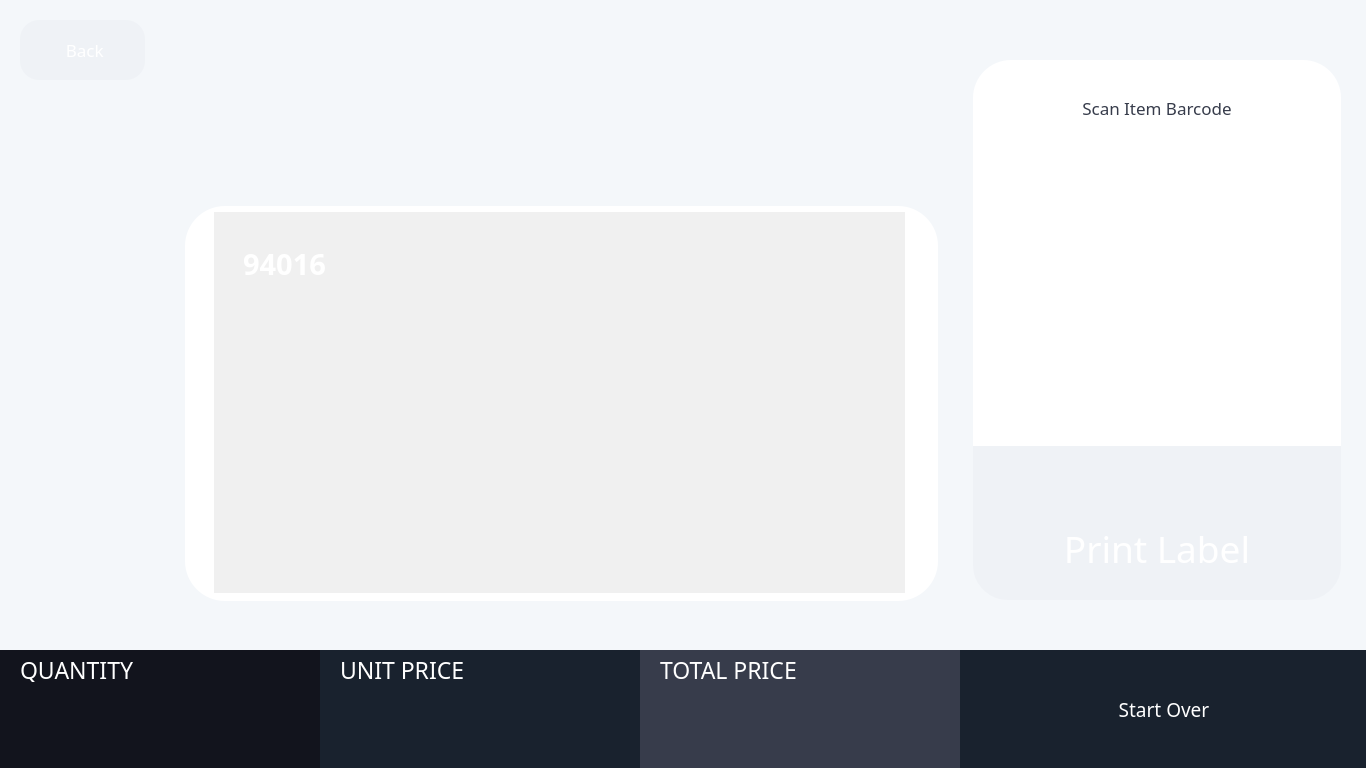
<?xml version="1.0" encoding="UTF-8"?>
<ui version="4.0">
 <class>selfserveByCountG2</class>
 <widget class="QWidget" name="selfserveByCountG2">
  <property name="geometry">
   <rect>
    <x>0</x>
    <y>0</y>
    <width>1366</width>
    <height>768</height>
   </rect>
  </property>
  <property name="sizePolicy">
   <sizepolicy hsizetype="Expanding" vsizetype="Expanding">
    <horstretch>0</horstretch>
    <verstretch>0</verstretch>
   </sizepolicy>
  </property>
  <property name="windowTitle">
   <string>Form</string>
  </property>
  <property name="styleSheet">
   <string notr="true">QWidget#selfserveByCountG2
{
    background-color: rgb(244,247,250);
}</string>
  </property>
  <widget class="QWidget" name="screenContainer" native="true">
   <property name="geometry">
    <rect>
     <x>0</x>
     <y>0</y>
     <width>1366</width>
     <height>768</height>
    </rect>
   </property>
   <property name="minimumSize">
    <size>
     <width>1366</width>
     <height>768</height>
    </size>
   </property>
   <property name="maximumSize">
    <size>
     <width>1366</width>
     <height>768</height>
    </size>
   </property>
   <property name="styleSheet">
    <string notr="true">QWidget#screenContainer
{
    background-color: rgb(244,247,250);
}</string>
   </property>
   <widget class="QWidget" name="wgtPluData" native="true">
    <property name="geometry">
     <rect>
      <x>185</x>
      <y>206</y>
      <width>753</width>
      <height>395</height>
     </rect>
    </property>
    <property name="minimumSize">
     <size>
      <width>753</width>
      <height>395</height>
     </size>
    </property>
    <property name="maximumSize">
     <size>
      <width>753</width>
      <height>450</height>
     </size>
    </property>
    <property name="autoFillBackground">
     <bool>false</bool>
    </property>
    <property name="styleSheet">
     <string notr="true">QWidget#wgtPluData
{
    background-color: rgb(255,255,255);
    color: rgb(25,34,46);
    border-style: solid;
    border-radius: 40px;
}</string>
    </property>
    <widget class="selfServiceItemImage" name="expandedTextArea" native="true">
     <property name="geometry">
      <rect>
       <x>29</x>
       <y>6</y>
       <width>691</width>
       <height>381</height>
      </rect>
     </property>
     <property name="sizePolicy">
      <sizepolicy hsizetype="Expanding" vsizetype="Expanding">
       <horstretch>0</horstretch>
       <verstretch>0</verstretch>
      </sizepolicy>
     </property>
     <property name="palette">
      <palette>
       <active>
        <colorrole role="Base">
         <brush brushstyle="SolidPattern">
          <color alpha="255">
           <red>255</red>
           <green>255</green>
           <blue>255</blue>
          </color>
         </brush>
        </colorrole>
        <colorrole role="Window">
         <brush brushstyle="SolidPattern">
          <color alpha="255">
           <red>240</red>
           <green>240</green>
           <blue>240</blue>
          </color>
         </brush>
        </colorrole>
       </active>
       <inactive>
        <colorrole role="Base">
         <brush brushstyle="SolidPattern">
          <color alpha="255">
           <red>255</red>
           <green>255</green>
           <blue>255</blue>
          </color>
         </brush>
        </colorrole>
        <colorrole role="Window">
         <brush brushstyle="SolidPattern">
          <color alpha="255">
           <red>240</red>
           <green>240</green>
           <blue>240</blue>
          </color>
         </brush>
        </colorrole>
       </inactive>
       <disabled>
        <colorrole role="Base">
         <brush brushstyle="SolidPattern">
          <color alpha="255">
           <red>240</red>
           <green>240</green>
           <blue>240</blue>
          </color>
         </brush>
        </colorrole>
        <colorrole role="Window">
         <brush brushstyle="SolidPattern">
          <color alpha="255">
           <red>240</red>
           <green>240</green>
           <blue>240</blue>
          </color>
         </brush>
        </colorrole>
       </disabled>
      </palette>
     </property>
     <property name="autoFillBackground">
      <bool>true</bool>
     </property>
     <property name="styleSheet">
      <string notr="true">/*background-color:rgb(255,255,255); */</string>
     </property>
    </widget>
    <widget class="QLabel" name="lblPluNum">
     <property name="geometry">
      <rect>
       <x>28</x>
       <y>28</y>
       <width>143</width>
       <height>60</height>
      </rect>
     </property>
     <property name="minimumSize">
      <size>
       <width>143</width>
       <height>60</height>
      </size>
     </property>
     <property name="maximumSize">
      <size>
       <width>143</width>
       <height>60</height>
      </size>
     </property>
     <property name="font">
      <font>
       <family>Poppins</family>
       <pointsize>22</pointsize>
       <weight>75</weight>
       <bold>true</bold>
      </font>
     </property>
     <property name="styleSheet">
      <string notr="true">QLabel#lblPluNum
{
    /*background-color: rgb(183,186,190);*/
    background:url(:/images/screens/plu_num.png);
    color: rgb(255,255,255);
    border-style: solid;
    border-radius: 15px;
    border-width: 0px;
}</string>
     </property>
     <property name="text">
      <string notr="true">94016</string>
     </property>
     <property name="alignment">
      <set>Qt::AlignCenter</set>
     </property>
    </widget>
   </widget>
   <widget class="QLabel" name="lblDescription">
    <property name="geometry">
     <rect>
      <x>185</x>
      <y>20</y>
      <width>753</width>
      <height>156</height>
     </rect>
    </property>
    <property name="minimumSize">
     <size>
      <width>753</width>
      <height>156</height>
     </size>
    </property>
    <property name="maximumSize">
     <size>
      <width>753</width>
      <height>156</height>
     </size>
    </property>
    <property name="font">
     <font>
      <family>Poppins</family>
      <pointsize>38</pointsize>
      <weight>75</weight>
      <bold>true</bold>
      <kerning>true</kerning>
     </font>
    </property>
    <property name="styleSheet">
     <string notr="true">QWidget#selfserveByCountG2
{
    background-color: rgb(244,247,250);
}</string>
    </property>
    <property name="text">
     <string/>
    </property>
    <property name="textFormat">
     <enum>Qt::PlainText</enum>
    </property>
    <property name="alignment">
     <set>Qt::AlignLeading|Qt::AlignLeft|Qt::AlignTop</set>
    </property>
    <property name="wordWrap">
     <bool>true</bool>
    </property>
    <property name="margin">
     <number>0</number>
    </property>
   </widget>
   <widget class="QPushButton" name="butBack">
    <property name="geometry">
     <rect>
      <x>20</x>
      <y>20</y>
      <width>125</width>
      <height>60</height>
     </rect>
    </property>
    <property name="minimumSize">
     <size>
      <width>125</width>
      <height>60</height>
     </size>
    </property>
    <property name="maximumSize">
     <size>
      <width>125</width>
      <height>60</height>
     </size>
    </property>
    <property name="font">
     <font>
      <family>Poppins SemiBold</family>
      <pointsize>13</pointsize>
      <weight>50</weight>
      <bold>false</bold>
     </font>
    </property>
    <property name="styleSheet">
     <string notr="true">QPushButton#butBack
{
	background:url(:/images/screens/back-bttn.png);
    background-color: rgb(239,242,246);
    color: rgb(255,255,255);
    border-style: none;
    border-radius: 19px;
    border-width: 0px;
}</string>
    </property>
    <property name="text">
     <string> Back</string>
    </property>
   </widget>
   <widget class="QWidget" name="wgtMenuBar" native="true">
    <property name="geometry">
     <rect>
      <x>320</x>
      <y>650</y>
      <width>1046</width>
      <height>118</height>
     </rect>
    </property>
    <property name="sizePolicy">
     <sizepolicy hsizetype="Fixed" vsizetype="Fixed">
      <horstretch>0</horstretch>
      <verstretch>0</verstretch>
     </sizepolicy>
    </property>
    <property name="minimumSize">
     <size>
      <width>1046</width>
      <height>118</height>
     </size>
    </property>
    <property name="maximumSize">
     <size>
      <width>1046</width>
      <height>118</height>
     </size>
    </property>
    <property name="styleSheet">
     <string notr="true">background-color: rgb(25,34,46);</string>
    </property>
    <widget class="QPushButton" name="butStartOver">
     <property name="geometry">
      <rect>
       <x>662</x>
       <y>29</y>
       <width>364</width>
       <height>60</height>
      </rect>
     </property>
     <property name="minimumSize">
      <size>
       <width>364</width>
       <height>60</height>
      </size>
     </property>
     <property name="maximumSize">
      <size>
       <width>364</width>
       <height>60</height>
      </size>
     </property>
     <property name="font">
      <font>
       <family>Poppins SemiBold</family>
       <pointsize>14</pointsize>
      </font>
     </property>
     <property name="styleSheet">
      <string notr="true">QPushButton#butStartOver
{
	background:url(:/images/screens/dark_blue_large_blank.png);
    color: white;
    margin: 0 0 0 0;
    border-style: outset;
    border-radius: 0px;
    border-width: 0px;
}</string>
     </property>
     <property name="text">
      <string>Start Over</string>
     </property>
    </widget>
    <widget class="QWidget" name="wgtUnitPriceBox" native="true">
     <property name="geometry">
      <rect>
       <x>0</x>
       <y>0</y>
       <width>320</width>
       <height>118</height>
      </rect>
     </property>
     <property name="sizePolicy">
      <sizepolicy hsizetype="Fixed" vsizetype="Fixed">
       <horstretch>0</horstretch>
       <verstretch>0</verstretch>
      </sizepolicy>
     </property>
     <property name="minimumSize">
      <size>
       <width>320</width>
       <height>118</height>
      </size>
     </property>
     <property name="maximumSize">
      <size>
       <width>320</width>
       <height>118</height>
      </size>
     </property>
     <property name="styleSheet">
      <string notr="true">background-color: rgb(25,34,46);</string>
     </property>
     <widget class="QLabel" name="lblUnitPriceTitle">
      <property name="geometry">
       <rect>
        <x>20</x>
        <y>7</y>
        <width>211</width>
        <height>25</height>
       </rect>
      </property>
      <property name="font">
       <font>
        <family>Poppins Medium</family>
        <pointsize>17</pointsize>
       </font>
      </property>
      <property name="styleSheet">
       <string notr="true">color: white;</string>
      </property>
      <property name="text">
       <string>UNIT PRICE</string>
      </property>
      <property name="alignment">
       <set>Qt::AlignLeading|Qt::AlignLeft|Qt::AlignVCenter</set>
      </property>
     </widget>
     <widget class="QLabel" name="lblUnitPrice">
      <property name="geometry">
       <rect>
        <x>20</x>
        <y>36</y>
        <width>301</width>
        <height>61</height>
       </rect>
      </property>
      <property name="font">
       <font>
        <family>Poppins</family>
        <pointsize>43</pointsize>
        <weight>75</weight>
        <bold>true</bold>
        <kerning>true</kerning>
       </font>
      </property>
      <property name="styleSheet">
       <string notr="true">color: white;</string>
      </property>
      <property name="text">
       <string notr="true"/>
      </property>
      <property name="textFormat">
       <enum>Qt::AutoText</enum>
      </property>
      <property name="alignment">
       <set>Qt::AlignLeading|Qt::AlignLeft|Qt::AlignVCenter</set>
      </property>
     </widget>
    </widget>
    <widget class="QWidget" name="wgtTotalPriceBox" native="true">
     <property name="geometry">
      <rect>
       <x>320</x>
       <y>0</y>
       <width>320</width>
       <height>118</height>
      </rect>
     </property>
     <property name="sizePolicy">
      <sizepolicy hsizetype="Fixed" vsizetype="Fixed">
       <horstretch>0</horstretch>
       <verstretch>0</verstretch>
      </sizepolicy>
     </property>
     <property name="minimumSize">
      <size>
       <width>320</width>
       <height>118</height>
      </size>
     </property>
     <property name="maximumSize">
      <size>
       <width>320</width>
       <height>118</height>
      </size>
     </property>
     <property name="styleSheet">
      <string notr="true">background-color: rgb(55,60,75);</string>
     </property>
     <widget class="QLabel" name="lblTotalPriceTitle">
      <property name="geometry">
       <rect>
        <x>20</x>
        <y>7</y>
        <width>211</width>
        <height>25</height>
       </rect>
      </property>
      <property name="font">
       <font>
        <family>Poppins Medium</family>
        <pointsize>17</pointsize>
       </font>
      </property>
      <property name="styleSheet">
       <string notr="true">color: white;</string>
      </property>
      <property name="text">
       <string>TOTAL PRICE</string>
      </property>
      <property name="alignment">
       <set>Qt::AlignLeading|Qt::AlignLeft|Qt::AlignVCenter</set>
      </property>
     </widget>
     <widget class="QLabel" name="lblTotalPrice">
      <property name="geometry">
       <rect>
        <x>20</x>
        <y>36</y>
        <width>301</width>
        <height>61</height>
       </rect>
      </property>
      <property name="font">
       <font>
        <family>Poppins</family>
        <pointsize>43</pointsize>
        <weight>75</weight>
        <bold>true</bold>
        <kerning>true</kerning>
       </font>
      </property>
      <property name="styleSheet">
       <string notr="true">color: white;</string>
      </property>
      <property name="text">
       <string notr="true"/>
      </property>
      <property name="textFormat">
       <enum>Qt::AutoText</enum>
      </property>
      <property name="alignment">
       <set>Qt::AlignLeading|Qt::AlignLeft|Qt::AlignVCenter</set>
      </property>
     </widget>
    </widget>
   </widget>
   <widget class="QWidget" name="wgtQuantityBox" native="true">
    <property name="geometry">
     <rect>
      <x>0</x>
      <y>650</y>
      <width>320</width>
      <height>118</height>
     </rect>
    </property>
    <property name="sizePolicy">
     <sizepolicy hsizetype="Fixed" vsizetype="Fixed">
      <horstretch>0</horstretch>
      <verstretch>0</verstretch>
     </sizepolicy>
    </property>
    <property name="minimumSize">
     <size>
      <width>320</width>
      <height>118</height>
     </size>
    </property>
    <property name="maximumSize">
     <size>
      <width>320</width>
      <height>118</height>
     </size>
    </property>
    <property name="styleSheet">
     <string notr="true">background-color: rgb(18,20,29);</string>
    </property>
    <widget class="QLabel" name="lblQuantityTitle">
     <property name="geometry">
      <rect>
       <x>20</x>
       <y>7</y>
       <width>161</width>
       <height>25</height>
      </rect>
     </property>
     <property name="font">
      <font>
       <family>Poppins Medium</family>
       <pointsize>17</pointsize>
      </font>
     </property>
     <property name="styleSheet">
      <string notr="true">color: white;</string>
     </property>
     <property name="text">
      <string>QUANTITY</string>
     </property>
     <property name="alignment">
      <set>Qt::AlignLeading|Qt::AlignLeft|Qt::AlignVCenter</set>
     </property>
    </widget>
    <widget class="QLabel" name="lblByCount">
     <property name="geometry">
      <rect>
       <x>20</x>
       <y>36</y>
       <width>301</width>
       <height>61</height>
      </rect>
     </property>
     <property name="font">
      <font>
       <family>Poppins</family>
       <pointsize>43</pointsize>
       <weight>75</weight>
       <bold>true</bold>
       <kerning>true</kerning>
      </font>
     </property>
     <property name="styleSheet">
      <string notr="true">color: white;</string>
     </property>
     <property name="text">
      <string notr="true"/>
     </property>
     <property name="textFormat">
      <enum>Qt::AutoText</enum>
     </property>
     <property name="alignment">
      <set>Qt::AlignLeading|Qt::AlignLeft|Qt::AlignVCenter</set>
     </property>
    </widget>
   </widget>
   <widget class="QWidget" name="wgtScanAndPrint" native="true">
    <property name="geometry">
     <rect>
      <x>973</x>
      <y>60</y>
      <width>368</width>
      <height>540</height>
     </rect>
    </property>
    <property name="minimumSize">
     <size>
      <width>368</width>
      <height>540</height>
     </size>
    </property>
    <property name="maximumSize">
     <size>
      <width>368</width>
      <height>540</height>
     </size>
    </property>
    <property name="autoFillBackground">
     <bool>false</bool>
    </property>
    <property name="styleSheet">
     <string notr="true">QWidget#wgtScanAndPrint
{
    background-color: rgb(255,255,255);
    color: rgb(25,34,46);
    border-style: solid;
    border-radius: 40px;
    /*border-width: 1px; */
    border-radius: 38px;
}</string>
    </property>
    <widget class="QPushButton" name="butPrint">
     <property name="geometry">
      <rect>
       <x>0</x>
       <y>386</y>
       <width>368</width>
       <height>154</height>
      </rect>
     </property>
     <property name="minimumSize">
      <size>
       <width>368</width>
       <height>154</height>
      </size>
     </property>
     <property name="maximumSize">
      <size>
       <width>368</width>
       <height>154</height>
      </size>
     </property>
     <property name="font">
      <font>
       <family>Poppins Medium</family>
       <pointsize>28</pointsize>
       <weight>50</weight>
       <bold>false</bold>
      </font>
     </property>
     <property name="styleSheet">
      <string notr="true">QPushButton#butPrint
{
	background:url(:/images/screens/print-label-bttn.png);
    background-color: rgb(239,242,246);
    color: rgb(255,255,255);
    border-style: solid;
    border-radius: 0px;
     /*border-radius: 0px; */
    border-top-left-radius: 0px;
    border-top-right-radius: 0px;
    border-bottom-left-radius: 35px;
    border-bottom-right-radius: 35px;
    border-width: 0px;
}</string>
     </property>
     <property name="text">
      <string>
Print Label</string>
     </property>
    </widget>
    <widget class="QLabel" name="lblScanItem">
     <property name="geometry">
      <rect>
       <x>4</x>
       <y>35</y>
       <width>360</width>
       <height>26</height>
      </rect>
     </property>
     <property name="font">
      <font>
       <family>Poppins</family>
       <pointsize>13</pointsize>
      </font>
     </property>
     <property name="styleSheet">
      <string notr="true">QLabel#lblScanItem
{
    color: rgb(55,60,75);
    background-color:rgb(255,255,255);
}</string>
     </property>
     <property name="text">
      <string>Scan Item Barcode</string>
     </property>
     <property name="alignment">
      <set>Qt::AlignCenter</set>
     </property>
    </widget>
    <widget class="QWidget" name="barcodeOnly" native="true">
     <property name="geometry">
      <rect>
       <x>30</x>
       <y>100</y>
       <width>308</width>
       <height>240</height>
      </rect>
     </property>
     <property name="sizePolicy">
      <sizepolicy hsizetype="Expanding" vsizetype="Preferred">
       <horstretch>0</horstretch>
       <verstretch>0</verstretch>
      </sizepolicy>
     </property>
     <property name="minimumSize">
      <size>
       <width>308</width>
       <height>240</height>
      </size>
     </property>
     <property name="maximumSize">
      <size>
       <width>308</width>
       <height>240</height>
      </size>
     </property>
     <property name="autoFillBackground">
      <bool>false</bool>
     </property>
     <property name="styleSheet">
      <string notr="true">QWidget#barcodeOnly
{
    /* border-radius: 10px;*/
    /* border: 3px solid rgb(0,0,0); */
}
</string>
     </property>
     <layout class="QHBoxLayout" name="horizontalLayout_6">
      <property name="spacing">
       <number>0</number>
      </property>
      <property name="leftMargin">
       <number>0</number>
      </property>
      <property name="topMargin">
       <number>0</number>
      </property>
      <property name="rightMargin">
       <number>0</number>
      </property>
      <property name="bottomMargin">
       <number>0</number>
      </property>
     </layout>
    </widget>
   </widget>
  </widget>
 </widget>
 <customwidgets>
  <customwidget>
   <class>selfServiceItemImage</class>
   <extends>QWidget</extends>
   <header>selfservice/selfserviceitemimage.h</header>
   <container>1</container>
  </customwidget>
 </customwidgets>
 <resources/>
 <connections/>
</ui>
